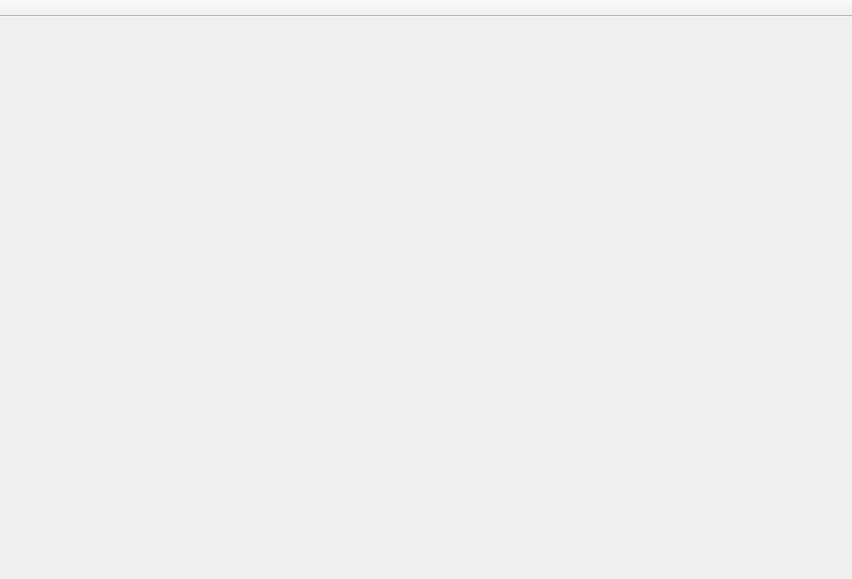
<?xml version="1.0" encoding="UTF-8"?>
<ui version="4.0">
 <class>MainWindow</class>
 <widget class="QMainWindow" name="MainWindow">
  <property name="geometry">
   <rect>
    <x>0</x>
    <y>0</y>
    <width>852</width>
    <height>579</height>
   </rect>
  </property>
  <property name="windowTitle">
   <string>LTTP Map Tracker</string>
  </property>
  <widget class="QWidget" name="centralWidget">
   <layout class="QGridLayout" name="gridLayout">
    <property name="leftMargin">
     <number>0</number>
    </property>
    <property name="topMargin">
     <number>0</number>
    </property>
    <property name="rightMargin">
     <number>0</number>
    </property>
    <property name="bottomMargin">
     <number>0</number>
    </property>
    <property name="spacing">
     <number>0</number>
    </property>
   </layout>
  </widget>
  <widget class="QToolBar" name="toolbar">
   <property name="movable">
    <bool>false</bool>
   </property>
   <property name="allowedAreas">
    <set>Qt::TopToolBarArea</set>
   </property>
   <property name="iconSize">
    <size>
     <width>16</width>
     <height>16</height>
    </size>
   </property>
   <property name="floatable">
    <bool>false</bool>
   </property>
   <attribute name="toolBarArea">
    <enum>TopToolBarArea</enum>
   </attribute>
   <attribute name="toolBarBreak">
    <bool>false</bool>
   </attribute>
  </widget>
 </widget>
 <layoutdefault spacing="6" margin="11"/>
 <resources/>
 <connections/>
</ui>
